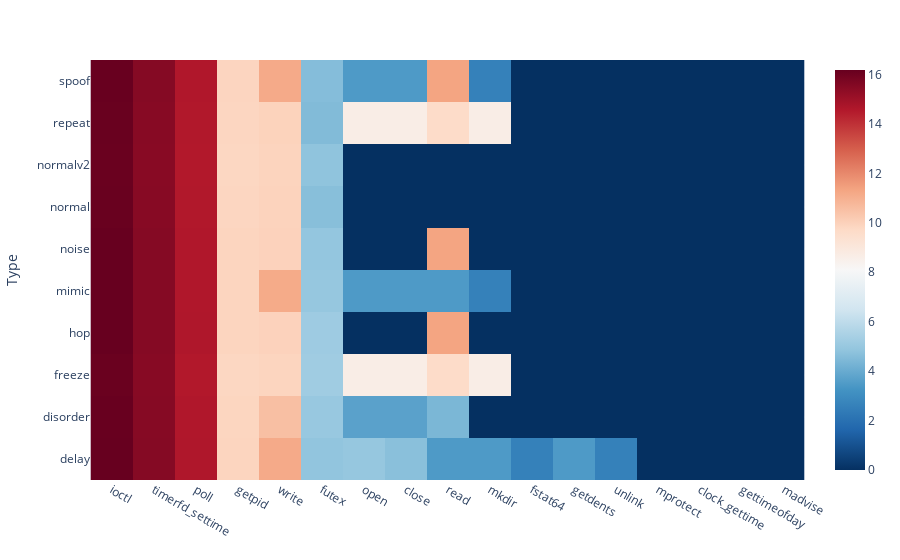

Notebook cell for this chart:
### Code cell
fig = px.imshow(data, color_continuous_scale='RdBu_r', origin='lower')
fig.show()

### Figure 1 — Plotly figure (JSON) as saved in the notebook; plotly's stock layout.template omitted (floating-point values rounded to 4 significant figures; data arrays with more than 128 entries replaced by an {"elided": "..."} marker saying what was removed)
{"data": [{"coloraxis": "coloraxis", "hovertemplate": "x: %{x}<br>Type: %{y}<br>color: %{z}<extra></extra>", "name": "0", "type": "heatmap", "x": ["ioctl", "timerfd_settime", "poll", "getpid", "write", "futex", "open", "close", "read", "mkdir", "fstat64", "getdents", "unlink", "mprotect", "clock_gettime", "gettimeofday", "madvise"], "xaxis": "x", "y": ["delay", "disorder", "freeze", "hop", "mimic", "noise", "normal", "normalv2", "repeat", "spoof"], "yaxis": "y", "z": {"elided": "10x17 float values"}}], "layout": {"coloraxis": {"colorscale": [[0, "rgb(5,48,97)"], [0.1, "rgb(33,102,172)"], [0.2, "rgb(67,147,195)"], [0.3, "rgb(146,197,222)"], [0.4, "rgb(209,229,240)"], [0.5, "rgb(247,247,247)"], [0.6, "rgb(253,219,199)"], [0.7, "rgb(244,165,130)"], [0.8, "rgb(214,96,77)"], [0.9, "rgb(178,24,43)"], [1, "rgb(103,0,31)"]]}, "margin": {"t": 60}, "xaxis": {"anchor": "y", "constrain": "domain", "domain": [0, 1], "scaleanchor": "y"}, "yaxis": {"anchor": "x", "autorange": true, "constrain": "domain", "domain": [0, 1], "title": {"text": "Type"}}}}
